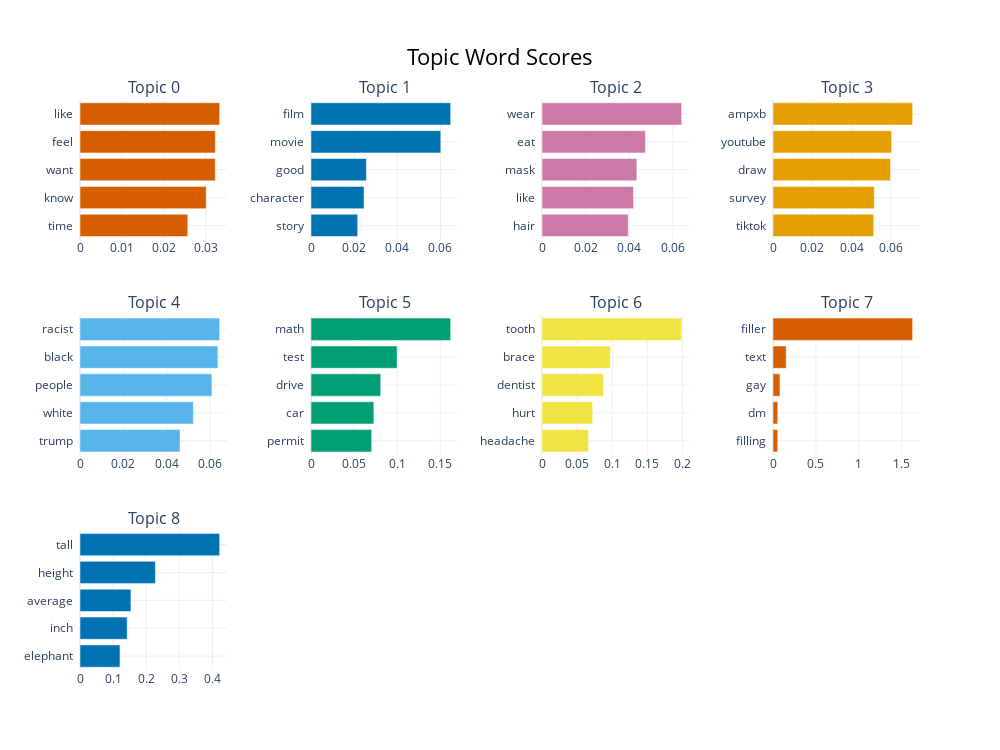

Notebook code for this chart:
### Code cell
# Barchart Visualization of topics 
model.visualize_barchart(top_n_topics=10)

### Figure 1 — Plotly figure (JSON) as saved in the notebook; plotly's stock layout.template omitted (floating-point values rounded to 4 significant figures)
{"data": [{"marker": {"color": "#D55E00"}, "orientation": "h", "type": "bar", "x": [0.02572, 0.03012, 0.03228, 0.0323, 0.03333], "xaxis": "x", "y": ["time  ", "know  ", "want  ", "feel  ", "like  "], "yaxis": "y"}, {"marker": {"color": "#0072B2"}, "orientation": "h", "type": "bar", "x": [0.02163, 0.02457, 0.02566, 0.06014, 0.06471], "xaxis": "x2", "y": ["story  ", "character  ", "good  ", "movie  ", "film  "], "yaxis": "y2"}, {"marker": {"color": "#CC79A7"}, "orientation": "h", "type": "bar", "x": [0.03952, 0.04196, 0.04348, 0.04741, 0.06403], "xaxis": "x3", "y": ["hair  ", "like  ", "mask  ", "eat  ", "wear  "], "yaxis": "y3"}, {"marker": {"color": "#E69F00"}, "orientation": "h", "type": "bar", "x": [0.05129, 0.05156, 0.05986, 0.0604, 0.0711], "xaxis": "x4", "y": ["tiktok  ", "survey  ", "draw  ", "youtube  ", "ampxb  "], "yaxis": "y4"}, {"marker": {"color": "#56B4E9"}, "orientation": "h", "type": "bar", "x": [0.0461, 0.05228, 0.06082, 0.06358, 0.06438], "xaxis": "x5", "y": ["trump  ", "white  ", "people  ", "black  ", "racist  "], "yaxis": "y5"}, {"marker": {"color": "#009E73"}, "orientation": "h", "type": "bar", "x": [0.07041, 0.07292, 0.08087, 0.09991, 0.162], "xaxis": "x6", "y": ["permit  ", "car  ", "drive  ", "test  ", "math  "], "yaxis": "y6"}, {"marker": {"color": "#F0E442"}, "orientation": "h", "type": "bar", "x": [0.06626, 0.07223, 0.08763, 0.09738, 0.1989], "xaxis": "x7", "y": ["headache  ", "hurt  ", "dentist  ", "brace  ", "tooth  "], "yaxis": "y7"}, {"marker": {"color": "#D55E00"}, "orientation": "h", "type": "bar", "x": [0.05528, 0.05552, 0.08109, 0.1531, 1.626], "xaxis": "x8", "y": ["filling  ", "dm  ", "gay  ", "text  ", "filler  "], "yaxis": "y8"}, {"marker": {"color": "#0072B2"}, "orientation": "h", "type": "bar", "x": [0.1207, 0.1424, 0.1537, 0.2276, 0.4215], "xaxis": "x9", "y": ["elephant  ", "inch  ", "average  ", "height  ", "tall  "], "yaxis": "y9"}], "layout": {"annotations": [{"font": {"size": 16}, "showarrow": false, "text": "Topic 0", "x": 0.0875, "xanchor": "center", "xref": "paper", "y": 1, "yanchor": "bottom", "yref": "paper"}, {"font": {"size": 16}, "showarrow": false, "text": "Topic 1", "x": 0.3625, "xanchor": "center", "xref": "paper", "y": 1, "yanchor": "bottom", "yref": "paper"}, {"font": {"size": 16}, "showarrow": false, "text": "Topic 2", "x": 0.6375, "xanchor": "center", "xref": "paper", "y": 1, "yanchor": "bottom", "yref": "paper"}, {"font": {"size": 16}, "showarrow": false, "text": "Topic 3", "x": 0.9125, "xanchor": "center", "xref": "paper", "y": 1, "yanchor": "bottom", "yref": "paper"}, {"font": {"size": 16}, "showarrow": false, "text": "Topic 4", "x": 0.0875, "xanchor": "center", "xref": "paper", "y": 0.6222, "yanchor": "bottom", "yref": "paper"}, {"font": {"size": 16}, "showarrow": false, "text": "Topic 5", "x": 0.3625, "xanchor": "center", "xref": "paper", "y": 0.6222, "yanchor": "bottom", "yref": "paper"}, {"font": {"size": 16}, "showarrow": false, "text": "Topic 6", "x": 0.6375, "xanchor": "center", "xref": "paper", "y": 0.6222, "yanchor": "bottom", "yref": "paper"}, {"font": {"size": 16}, "showarrow": false, "text": "Topic 7", "x": 0.9125, "xanchor": "center", "xref": "paper", "y": 0.6222, "yanchor": "bottom", "yref": "paper"}, {"font": {"size": 16}, "showarrow": false, "text": "Topic 8", "x": 0.0875, "xanchor": "center", "xref": "paper", "y": 0.2444, "yanchor": "bottom", "yref": "paper"}], "height": 750, "hoverlabel": {"bgcolor": "white", "font": {"family": "Rockwell", "size": 16}}, "showlegend": false, "title": {"font": {"color": "Black", "size": 22}, "text": "Topic Word Scores", "x": 0.5, "xanchor": "center", "yanchor": "top"}, "width": 1000, "xaxis": {"anchor": "y", "domain": [0, 0.175], "showgrid": true}, "xaxis10": {"anchor": "y10", "domain": [0.275, 0.45], "showgrid": true}, "xaxis11": {"anchor": "y11", "domain": [0.55, 0.725], "showgrid": true}, "xaxis12": {"anchor": "y12", "domain": [0.825, 1], "showgrid": true}, "xaxis2": {"anchor": "y2", "domain": [0.275, 0.45], "showgrid": true}, "xaxis3": {"anchor": "y3", "domain": [0.55, 0.725], "showgrid": true}, "xaxis4": {"anchor": "y4", "domain": [0.825, 1], "showgrid": true}, "xaxis5": {"anchor": "y5", "domain": [0, 0.175], "showgrid": true}, "xaxis6": {"anchor": "y6", "domain": [0.275, 0.45], "showgrid": true}, "xaxis7": {"anchor": "y7", "domain": [0.55, 0.725], "showgrid": true}, "xaxis8": {"anchor": "y8", "domain": [0.825, 1], "showgrid": true}, "xaxis9": {"anchor": "y9", "domain": [0, 0.175], "showgrid": true}, "yaxis": {"anchor": "x", "domain": [0.7556, 1], "showgrid": true}, "yaxis10": {"anchor": "x10", "domain": [0, 0.2444], "showgrid": true}, "yaxis11": {"anchor": "x11", "domain": [0, 0.2444], "showgrid": true}, "yaxis12": {"anchor": "x12", "domain": [0, 0.2444], "showgrid": true}, "yaxis2": {"anchor": "x2", "domain": [0.7556, 1], "showgrid": true}, "yaxis3": {"anchor": "x3", "domain": [0.7556, 1], "showgrid": true}, "yaxis4": {"anchor": "x4", "domain": [0.7556, 1], "showgrid": true}, "yaxis5": {"anchor": "x5", "domain": [0.3778, 0.6222], "showgrid": true}, "yaxis6": {"anchor": "x6", "domain": [0.3778, 0.6222], "showgrid": true}, "yaxis7": {"anchor": "x7", "domain": [0.3778, 0.6222], "showgrid": true}, "yaxis8": {"anchor": "x8", "domain": [0.3778, 0.6222], "showgrid": true}, "yaxis9": {"anchor": "x9", "domain": [0, 0.2444], "showgrid": true}}}
